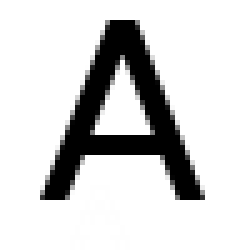
%> input picture Experiments/rotatedA/A50C.png, 50 x 50 px (shown 5 times larger)
$ octave main_rotatingA.m   (GNU Octave 9; MATLAB toolbox functions it lacks are replaced by stand-ins)
%> lines starting %> are read from the running program, lines starting %| are printed output that depends on the picture
### Experiments/rotatedA/snapshotgen.m
%% Rotate
if strcmp(my_case,'rotate')
    file_name='A50C';
%     file_name='A25C';
    % file_name='o50';

    Img = imread([file_name,'.png']);
%> Img is the input picture: size 50x50x3 uint8; min 0, max 255, mean 211.8

    nA = length(Img);
%> nA = 50
    x = 1:1:nA;
%> x = 50 values from 1 to 50
    y = 1:1:nA;
%> y = 50 values from 1 to 50
    [X,Y] = meshgrid(x,y);


    Img = im2double(Img(:,:,1))*1.0;
%> Img: size 50x50 double
    %     Imgs = imresize(Img, 4); % not any pros

    angle.delta = 3 ;
    angle.max   = 90;
    angleM = 0:angle.delta:angle.max;

    %     figure();subplot(1,2,1);subimage(Img);subplot(1,2,2);subimage(double(Img))

    A = zeros(nA,nA,length(angleM));

    if  strcmp(imrotate_method,'griddata')
        A = imrotate_via_griddata(Img, angleM, griddata_method);
    else
        for icount = 1:1:length(angleM)
            %         A(:,:,icount) = 1-fast_rotate(1-Img(:,:,1),angleM(icount));

            A(:,:,icount) =  1-imrotate(1-Img, angleM(icount), imrotate_method, 'crop');

            %         Imgr = 1-imrotate(1-Imgs,angleM(icount),imrotate_method,'crop');
            %         A(:,:,icount) = imresize(Imgr, 0.25);
        end
    end
elseif strcmp(my_case,'rotateGD')
    file_name='A50C';

    Img = imread([file_name,'.png']);

    nA = length(Img);
    x = 1:1:nA;
    y = 1:1:nA;
    [X,Y] = meshgrid(x,y);


    Img = im2double(Img(:,:,1))*1.0;

    angle.delta = 3 ;
    angle.max   = 90;
    angleM = 0:angle.delta:angle.max;

    [Nx, Ny] = size(Img);    % snapshot size
    Nt = length(angleM);
    x_e = X; %clear X;     % eulerian grid
    y_e = Y; %clear Y;     % eulerian grid
    %%
    size_x = Nx;%5;
    size_y = Ny;%5;
    size_t = Nt;%4;
    %
    angleM = 0:angle.delta:angle.max;
    for icount = 1:1:length(angleM)
        [Xr, Yr] = rotate2Dmesh(X,Y,-angleM(icount));
        xx(:,icount) = Xr(:);
        yy(:,icount) = Yr(:);
    end

    d_x = bsxfun(@plus, xx, -reshape(x_e,[Nx*Ny,1]) );
    d_y = bsxfun(@plus, yy, -reshape(y_e,[Nx*Ny,1]) );

    x = bsxfun(@plus, d_x, reshape(x_e,[Nx*Ny,1]) );
    y = bsxfun(@plus, d_y, reshape(y_e,[Nx*Ny,1]) );
    %
    M_tilde_j = zeros(Nx*Ny , 1); % Pre-allocation
    M_tilde_lag = zeros(Nx*Ny , Nt); % Pre-allocation
    for j = 1:Nt
        xx = reshape(x(:,j),[Nx,Ny]);
        yy = reshape(y(:,j),[Nx,Ny]);
        M_tilde_j = griddata_fill(x_e, y_e, Img, xx, yy, griddata_method);
        M_tilde_lag(:,j) = M_tilde_j(:);
    end
    % Interpolation
    M_tilde_lag = bsxfun(@times, M_tilde_lag(:,1), ones(Nx*Ny,Nt) );
    %
    M_tilde_lag_back = zeros(Nx, Ny , Nt); % Pre-allocation
    for j = 1:Nt
        xx = reshape(x(:,j),[Nx,Ny]);
        yy = reshape(y(:,j),[Nx,Ny]);
        ww_lag = reshape(M_tilde_lag(:,j),[Nx,Ny]);
        M_tilde_lag_back(:,:,j)  = griddata_fill(xx, yy, ww_lag, ...
            x_e, y_e, griddata_method);
    end

    M = reshape(M_tilde_lag_back, [Nx,Ny, Nt]);
elseif strcmp(my_case,'RotMorph')
    %% Rotate and Morph
    %     file_name = [my_case,'0O250'];
    %     Img1 = imread('0250.png');
    %     Img2 = imread('O250.png');
    file_name = [my_case,'0A50'];
    Img1 = imread('050.png');
    Img2 = imread('A50C.png');

    nA = length(Img1);
    x = 1:1:nA;
    y = 1:1:nA;
    [X,Y] = meshgrid(x,y);

    Img1 = im2double(Img1(:,:,1))*1;
    Img2 = im2double(Img2(:,:,1))*1;

    angle.delta = 15*4;
    angle.max   = 90*4;
    angleM = 0:angle.delta:angle.max;

    A = zeros(nA,nA,length(angleM));
    for icount = 1:1:length(angleM)
        A_morph = (icount-1)/(length(angleM)-1) * Img1 +  (length(angleM) - icount +1)/(length(angleM)-1)*Img2;
        A(:,:,icount) = 1-imrotate(1-A_morph,angleM(icount),imrotate_method,'crop');
    end
end
M=A;

### Experiments/rotatedA/imrotate_via_griddata.m
function [M, M_lag, x_m_vec, y_m_vec]  = imrotate_via_griddata(Img, angleM, griddata_method)
%> called with griddata_method = 'linear'
% Input :             Img: Image on Eulerian grid
%         griddata_method:
% -------------------------------------------------------------------------
% Output:               M: Snapshot of rotated image on Eulerian grid
%                 x_m_vec: x, moving grid in vector form
%                 y_m_vec: y, moving grid in vector form
% =========================================================================
[Nx, Ny] = size(Img);    % snapshot size
%> Nx = 50; Ny = 50
Nt = length(angleM);

[x_e, y_e] = meshgrid(1:1:Nx, 1:1:Ny);
%% Build the rotated grid
x_m_vec = zeros( Nx*Ny, Nt ); % Pre-allocation
y_m_vec = zeros( Nx*Ny, Nt ); % Pre-allocation
for icount = 1:1:length(angleM)
    [Xr, Yr] = rotate2Dmesh( x_e, y_e, -angleM(icount) );
    x_m_vec(:,icount) = Xr(:);
    y_m_vec(:,icount) = Yr(:);
end
%%
M_lag = zeros( Nx, Ny , Nt); % Pre-allocation
for j = 1:1:Nt
    x_m = reshape( x_m_vec(:,j), [ Nx, Ny] );
    y_m = reshape( y_m_vec(:,j), [ Nx, Ny] );
    M_lag(:,:,j) = griddata_fill(x_m, y_m, Img, ...
                                      x_e, y_e, griddata_method);
end
%> this loop made 31 passes
%> pass 2, in griddata_fill (call 2), `M_d = griddata(x_s, y_s, v_on_s, x_d, y_d, griddata_method);`:
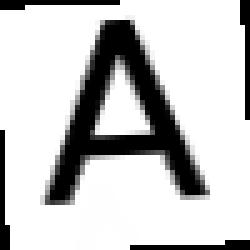
%> M_d: size 50x50 double (shown 5 times larger); 4.64% of the values are NaN or infinite; the others: min 0, max 1, mean 0.822; drawn with min black, max white, NaN and infinite black
%> pass 3, in griddata_fill (call 3), `M_d = griddata(x_s, y_s, v_on_s, x_d, y_d, griddata_method);`:
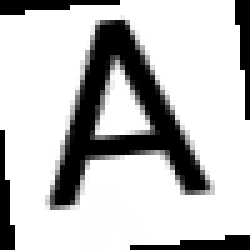
%> M_d: size 50x50 double (shown 5 times larger); 6.88% of the values are NaN or infinite; the others: min 0, max 1, mean 0.818; drawn with min black, max white, NaN and infinite black
%%
M = reshape( M_lag, [ Nx, Ny, Nt] );
end

### Experiments/rotatedA/rotate2Dmesh.m
function [Xr, Yr] = rotate2Dmesh(X,Y,theta)
% Rotate 2D Grid around center point

center = [mean(mean(X)); mean(mean(Y))];

% Pre-allocate
Xr = 0*X;
Yr = 0*Y;
%
for icount = 1:1:size(X,1)
    for jcount = 1:1:size(X,2)
         pr = rotate2D([X(icount,jcount);Y(icount,jcount)], theta, center);
         Xr(icount,jcount) = pr(1);
         Yr(icount,jcount) = pr(2);
    end
end
end

### Experiments/rotatedA/griddata_fill.m
function M_d = griddata_fill(x_s, y_s, v_on_s, x_d, y_d, griddata_method)
% x_s and y_s are grid of source
% v_s is the data on source
% x_d and y_d are grid of destination

M_d = griddata(x_s, y_s, v_on_s, ...
                x_d, y_d, griddata_method);

M_d( isnan(M_d) ) = 1;

end

### utils/weights.m
function c = weights(z,x,m)
% Calculates FD weights. The parameters are:
%  z   location where approximations are to be accurate,
%  x   vector with x-coordinates for grid points,
%  m   highest derivative that we want to find weights for
%  c   array size m+1,lentgh(x) containing (as output) in
%      successive rows the weights for derivatives 0,1,...,m.

n=length(x); c=zeros(m+1,n); c1=1; c4=x(1)-z; c(1,1)=1;
for i=2:n
   mn=min(i,m+1); c2=1; c5=c4; c4=x(i)-z;
   for j=1:i-1
      c3=x(i)-x(j);  c2=c2*c3;
      if j==i-1
         c(2:mn,i)=c1*((1:mn-1)'.*c(1:mn-1,i-1)-c5*c(2:mn,i-1))/c2;
         c(1,i)=-c1*c5*c(1,i-1)/c2;
      end
      c(2:mn,j)=(c4*c(2:mn,j)-(1:mn-1)'.*c(1:mn-1,j))/c3;
      c(1,j)=c4*c(1,j)/c3;
   end
   c1=c2;
end

### Experiments/2DRiemann/fd_normal.m
function Dm = fd_normal(N,order,x,derivative)
% Calculates FD derivative matrix. The parameters are:
%  N           mesh size
%  order+1     ODD only!!! (3,5,7,...)
%  x           mesh points
%  derivative  ^th derivative (1,2,...)

NN=N;
for n=1:(order-1)/2
    w=weights(x(n),x(1:order),derivative);
    Dm(n,1:order)=w(derivative+1,:);
end

for n=((order-1)/2)+1:NN-(order-1)/2
    w=weights(x(n),x(n-((order-1)/2):n+((order-1)/2)),derivative);
    Dm(n,n-((order-1)/2):n+((order-1)/2))=w(derivative+1,:);
end
for n=(NN-((order-1)/2))+1:NN
    w=weights(x(n),x(NN-order+1:NN),derivative);
    Dm(n,NN-order+1:NN)=w(derivative+1,:);
end

### Experiments/rotatedA/main_rotatingA.m
close all;
clear;
clc;
%% ******************************************************************************
% solving:
%
%    min      |M-P{U_w*V_w}| + |Gamma_x*(U_x*V_x)| + |(U_x*V_x)*Gamma_t'|
%  U_x,V_x    st:   (1) rank(U_w*V_w) = n_mag
%                   (2) rank(U_x*V_x) = n_pos
%
%******************************************************************************
griddata_method = 'linear'; % 'linear', 'nearest', 'natural', 'cubic', or 'v4'
imrotate_method = 'griddata'; % 'nearest', 'bilinear', 'bicubic', or 'griddata'
my_case = 'rotate'; % 'rotate', 'RotMorph'
%% ******************************************************************************
snapshotgen
%% ******************************************************************************
[Nx, Ny, Nt] = size(M);    % snapshot size
%> Nx = 50; Ny = 50; Nt = 31
x_e = X; clear X;     % eulerian grid
y_e = Y; clear Y;     % eulerian grid

rng(4); %not ok [1-6]

size_x = 7;
size_y = 7;

size_t = Nt;
%> size_t = 31

nA = length(A);
x = 1:1:nA;
y = 1:1:nA;
[X,Y] = meshgrid(x,y);

X = X(floor(linspace(1,Nx,size_x)),floor(linspace(1,Ny,size_y)));
%> X = [1 9 17 25 33 41 50; 1 9 17 25 33 41 50; 1 9 17 25 33 41 50; 1 9 17 25 33 41 50; 1 9 17 25 33 41 50; 1 9 17 25 33 41 50; 1 9 17 25 33 41 50]
Y = Y(floor(linspace(1,Nx,size_x)),floor(linspace(1,Ny,size_y)));
%> Y = [1 1 1 1 1 1 1; 9 9 9 9 9 9 9; 17 17 17 17 17 17 17; 25 25 25 25 25 25 25; 33 33 33 33 33 33 33; 41 41 41 41 41 41 41; 50 50 50 50 50 50 50]
x_e_c = X;
%> x_e_c has the same summary as X
y_e_c = Y;
%> y_e_c has the same summary as Y

n_pos = 2; % number of modes
n_mag = 1; % number of modes
k = [n_pos, n_mag];
%% ******************************************************************************
Gamma_0_x = 100;
Gamma_0_t = 100;
Gamma_x = Gamma_0_x*sparse(fd_normal(size_x,3,x_e_c(1,:),2));
%> the loop in fd_normal, `for n=1:(order-1)/2` made 1 pass
%> w on pass 1: [1 0 0; -0.188 0.25 -0.0625; 0.0156 -0.0312 0.0156]
%> after the loop in fd_normal, `for n=1:(order-1)/2`: Dm = [0.0156 -0.0312 0.0156]
%> the loop in fd_normal, `for n=((order-1)/2)+1:NN-(order-1)/2` made 5 passes
%> w on passes 1 to 5: [0 1 0; -0.0625 0 0.0625; 0.0156 -0.0312 0.0156], [0 1 0; -0.0625 0 0.0625; 0.0156 -0.0312 0.0156], [0 1 0; -0.0625 0 0.0625; 0.0156 -0.0312 0.0156], [0 1 0; -0.0625 0 0.0625; 0.0156 -0.0312 0.0156], [0 1 0; -0.0662 0.0139 0.0523; 0.0147 -0.0278 0.0131]
%> after the loop in fd_normal, `for n=((order-1)/2)+1:NN-(order-1)/2`: Dm = [0.0156 -0.0312 0.0156 0 0 0 0; 0.0156 -0.0312 0.0156 0 0 0 0; 0 0.0156 -0.0312 0.0156 0 0 0; 0 0 0.0156 -0.0312 0.0156 0 0; 0 0 0 0.0156 -0.0312 0.0156 0; 0 0 0 0 0.0147 -0.0278 0.0131]
%> the loop in fd_normal, `for n=(NN-((order-1)/2))+1:NN` made 1 pass
%> w on pass 1: [0 0 1; 0.0662 -0.236 0.17; 0.0147 -0.0278 0.0131]
%> after the loop in fd_normal, `for n=(NN-((order-1)/2))+1:NN`: Dm = [0.0156 -0.0312 0.0156 0 0 0 0; 0.0156 -0.0312 0.0156 0 0 0 0; 0 0.0156 -0.0312 0.0156 0 0 0; 0 0 0.0156 -0.0312 0.0156 0 0; 0 0 0 0.0156 -0.0312 0.0156 0; 0 0 0 0 0.0147 -0.0278 0.0131; 0 0 0 0 0.0147 -0.0278 0.0131]
%> Gamma_x = [1.56 -3.12 1.56 0 0 0 0; 1.56 -3.12 1.56 0 0 0 0; 0 1.56 -3.12 1.56 0 0 0; 0 0 1.56 -3.12 1.56 0 0; 0 0 0 1.56 -3.12 1.56 0; 0 0 0 0 1.47 -2.78 1.31; 0 0 0 0 1.47 -2.78 1.31]
Gamma_t = Gamma_0_t*sparse(fd_normal(Nt,3,[1:Nt],2));
%> the loop in fd_normal (call 2), `for n=1:(order-1)/2` made 1 pass
%> w on pass 1: [1 0 0; -1.5 2 -0.5; 1 -2 1]
%> the loop in fd_normal (call 2), `for n=((order-1)/2)+1:NN-(order-1)/2` made 29 passes
%> the loop in fd_normal (call 2), `for n=(NN-((order-1)/2))+1:NN` made 1 pass
%> w on pass 1: [0 0 1; 0.5 -2 1.5; 1 -2 1]
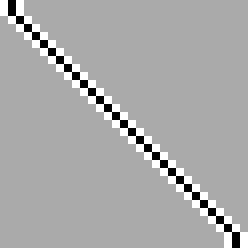
%> Gamma_t: size 31x31 double (shown 8 times larger); min -200, max 100, mean 0; drawn with min black and max white

Gamma_x = kron(speye(size_x),Gamma_x) + kron(Gamma_x,speye(size_x));

for icount = 1:1:Nt
    MC(:,icount) = reshape(M(:,:,icount),[Nx*Ny,1]);
end
%%
rng(4);
U_x_coarse = 1*(1-2*rand(size_x*size_y, n_pos ));
V_x_coarse = 1*(1-2*rand(n_pos, Nt    ));

U_y_coarse = 1*(1-2*rand(size_x*size_y, n_pos ));
V_y_coarse = 1*(1-2*rand(n_pos, Nt    ));
%%
q.x    = [ U_x_coarse(:)         ; V_x_coarse(:)         ];
%> q.x = 160 values, max 0.981 at index 96, min -0.995 at index 114, mean 0.0278
Flag.x = [ length(U_x_coarse(:)) , length(V_x_coarse(:)) ];
%> Flag.x = [98 62]

q.y    = [ U_y_coarse(:)         ; V_y_coarse(:)         ];
%> q.y = 160 values, max 0.993 at index 18, min -0.993 at index 155, mean -0.0673
Flag.y = [ length(U_y_coarse(:)) , length(V_y_coarse(:)) ];
%> Flag.y = [98 62]

q = [q.x; q.y];
%> q = 320 values, max 0.993 at index 178, min -0.995 at index 114, mean -0.0197
%%
delete(gcp('nocreate'))
%> (the run ends here)
